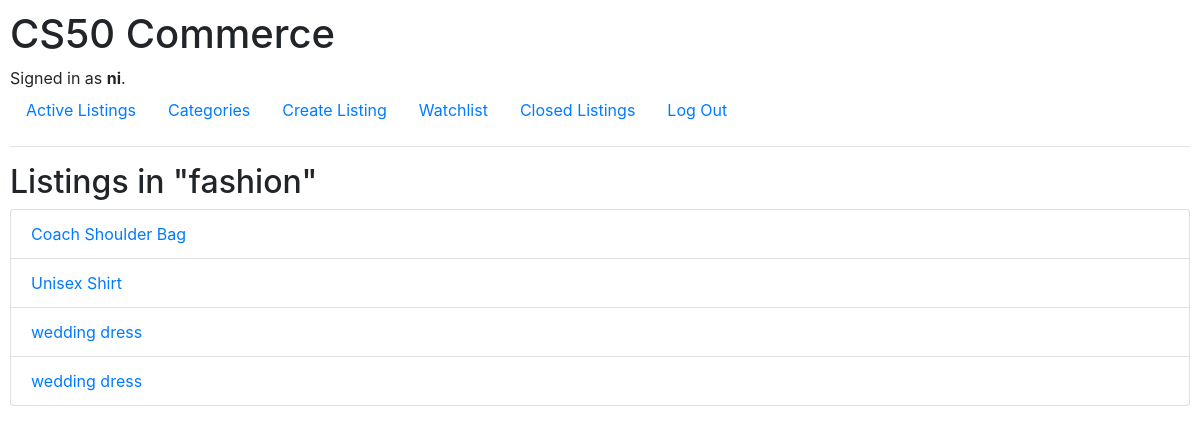
The app's page /category/fashion/ (signed in) with its own data.
### auctions/models.py (models this page shows, shortened)
class User(AbstractUser):
    watchlisted_items = models.ManyToManyField(
        "Listing", blank=True, related_name="watchers"
    )
    closed_listings = models.ManyToManyField(
        "Listing", blank=True, related_name="closed_by_users"
    )

class Listing(models.Model):
    title = models.CharField(max_length=64)
    description = models.TextField()
    starting_bid = models.DecimalField(max_digits=10, decimal_places=2)
    image_url = models.URLField(blank=True)
    category = models.CharField(max_length=64, blank=True)
    created_by = models.ForeignKey(
        "User", on_delete=models.CASCADE, related_name="listings"
    )
    is_active = models.BooleanField(default=True)
    winner = models.ForeignKey(
        "User",
        on_delete=models.SET_NULL,
        null=True,
        blank=True,
        related_name="won_listings"
    )

### auctions/views.py (the view)
# urls.py: path("category/<str:category_name>/", views.listings_by_category, name="category"),
def listings_by_category(request, category_name):
    listings = Listing.objects.filter(
        category=category_name,
        is_active=True
    )
    return render(request, "auctions/category.html", {
        "listings": listings,
        "category_name": category_name
    })

### auctions/templates/auctions/category.html
{% extends "auctions/layout.html" %}
{% block body %}
<h2>Listings in "{{ category_name }}"</h2>
{% if listings %}
    <ul class="list-group">
        {% for listing in listings %}
            <li class="list-group-item">
                <a href="{% url 'listing' listing.id %}">
                    {{ listing.title }}
                </a>
            </li>
        {% endfor %}
    </ul>
{% else %}
    <p>No listings in this category.</p>
{% endif %}
{% endblock %}

### auctions/templates/auctions/layout.html (shortened to what this page needs)
{% load static %}
<!DOCTYPE html>
<html lang="en">
    <head>
        <link rel="stylesheet" href="https://stackpath.bootstrapcdn.com/bootstrap/4.4.1/css/bootstrap.min.css">
        <link href="{% static 'auctions/styles.css' %}" rel="stylesheet">
    </head>
    <body>
        <h1>CS50 Commerce</h1>
        <div>
            {% if user.is_authenticated %}
                Signed in as <strong>{{ user.username }}</strong>.
            {% else %}
                Not signed in.
            {% endif %}
        </div>
        <ul class="nav">
            <li class="nav-item">
                <a class="nav-link" href="{% url 'index' %}">Active Listings</a>
            </li>
            <li class="nav-item">
                <a class="nav-link" href="{% url 'categories' %}">
                    Categories
                </a>
            </li>
            {% if user.is_authenticated %}
                <li class="nav-item">
                    <a class="nav-link" href="{% url 'create_listing' %}">Create Listing</a>
                </li>
                <li class="nav-item">
                    <a class="nav-link" href="{% url 'watchlist' %}">Watchlist</a>
                </li>
                <li class="nav-item">
                    <a class="nav-link" href="{% url 'closed_listings' %}">Closed Listings</a>
                </li>
                <li class="nav-item">
                    <a class="nav-link" href="{% url 'logout' %}">Log Out</a>
                </li>
            {% endif %}
        </ul>
        <hr>
        {% block body %}
        {% endblock %}
    </body>
</html>

### auctions/static/auctions/styles.css (style rules this page uses)
body { padding: 10px; }

### records on screen
User: username "ni"
Listing: title "Coach Shoulder Bag"
Listing: title "Unisex Shirt"
Listing: title "wedding dress"
Listing: title "wedding dress"

### other values on screen
{{ category_name }} "fashion"
